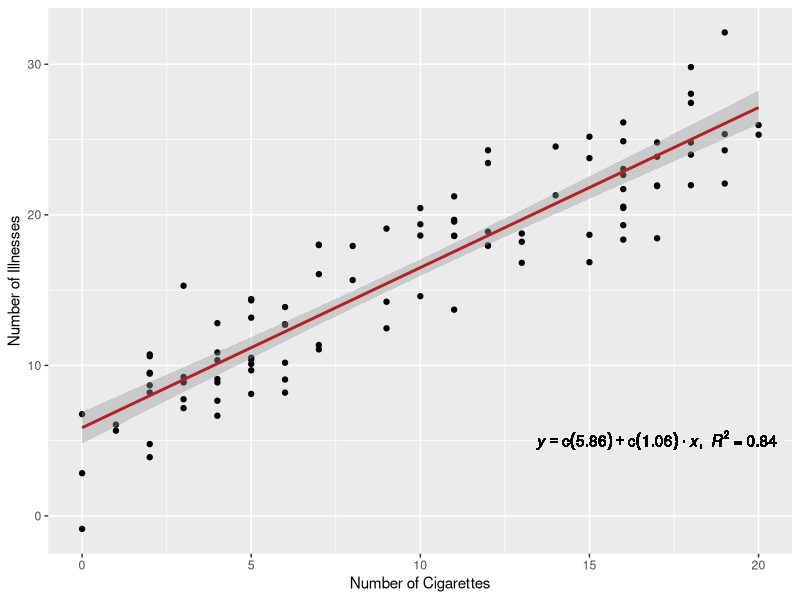
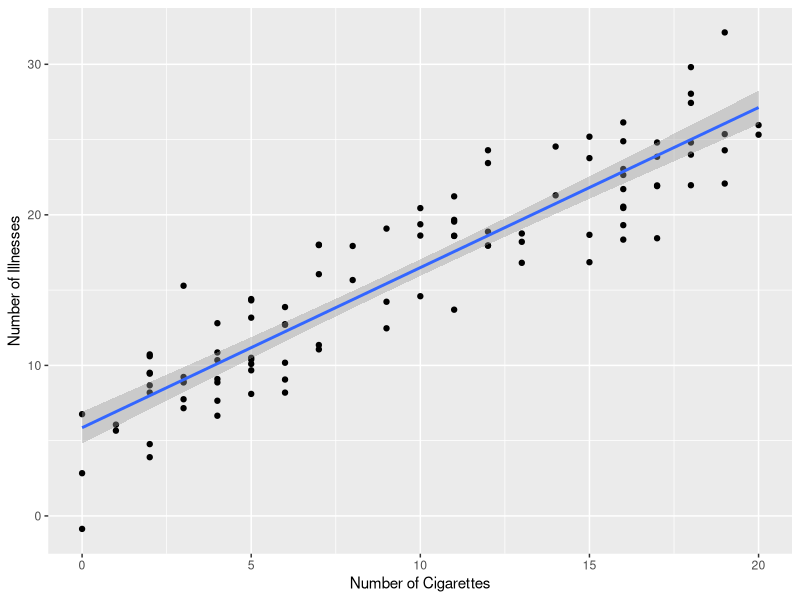
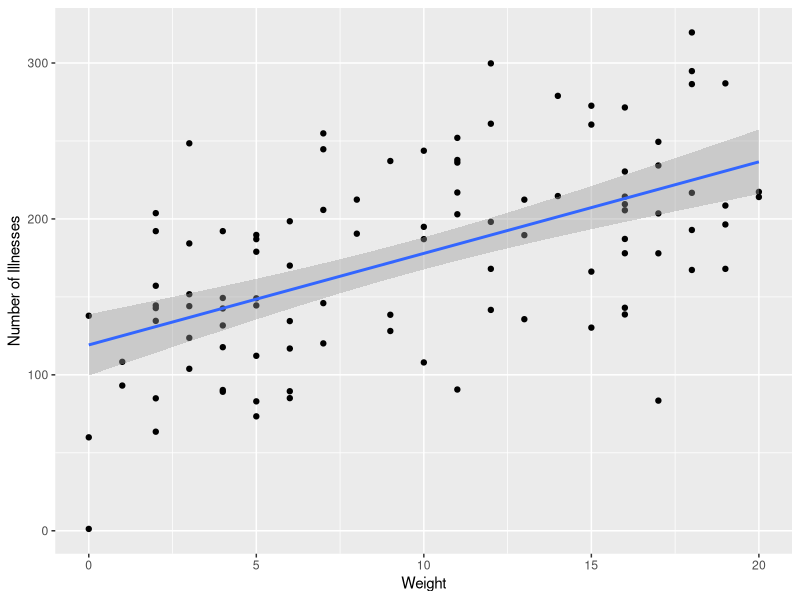
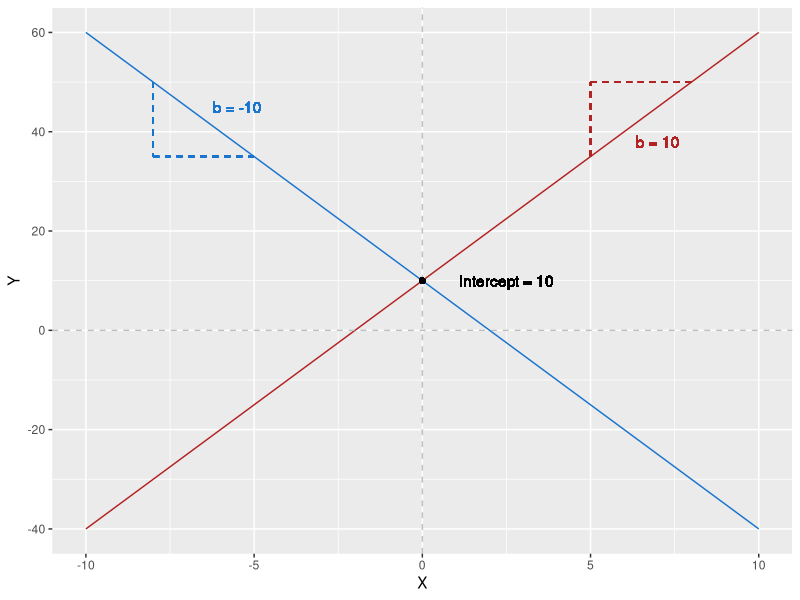
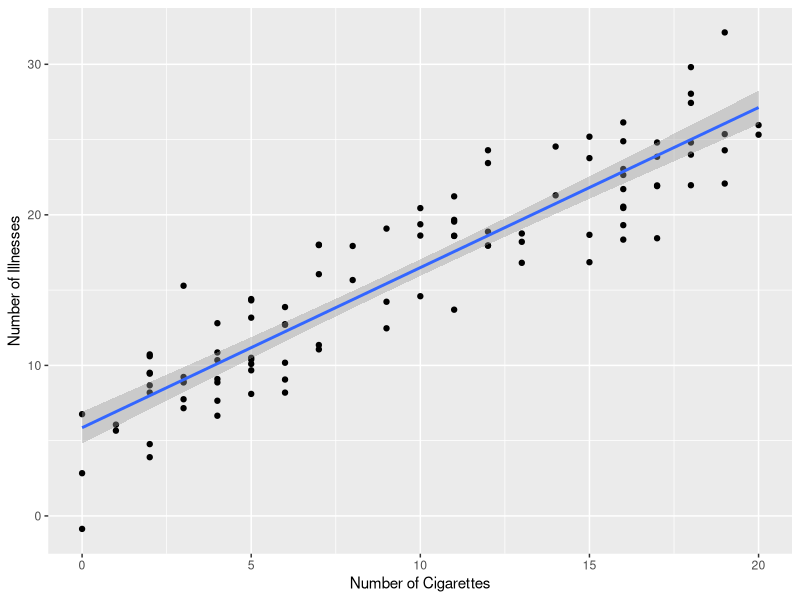
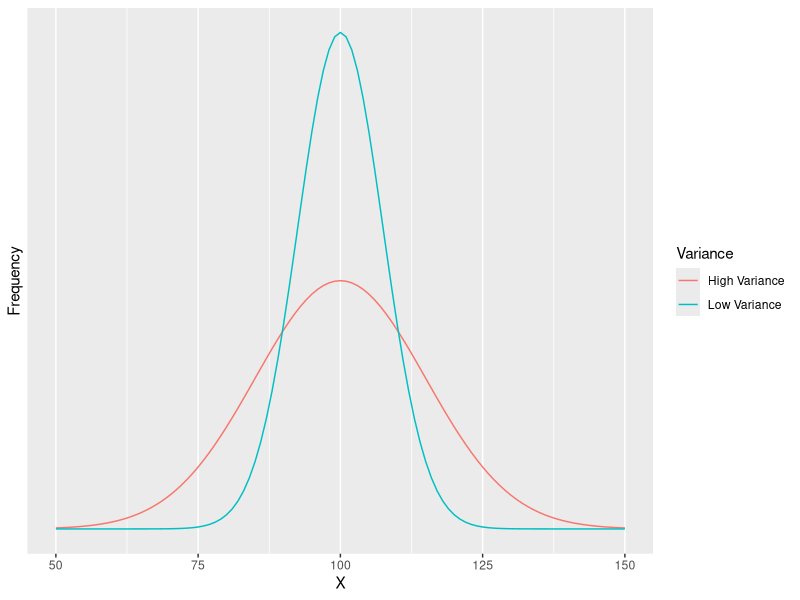
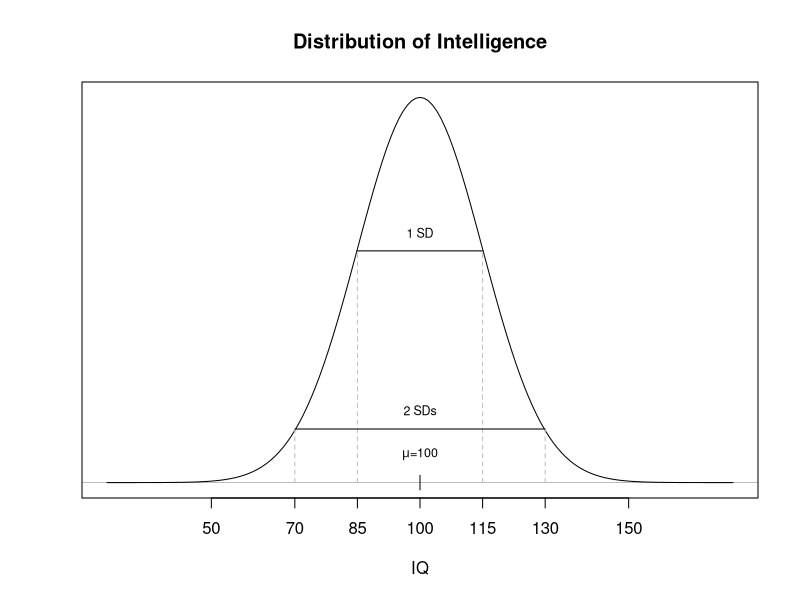
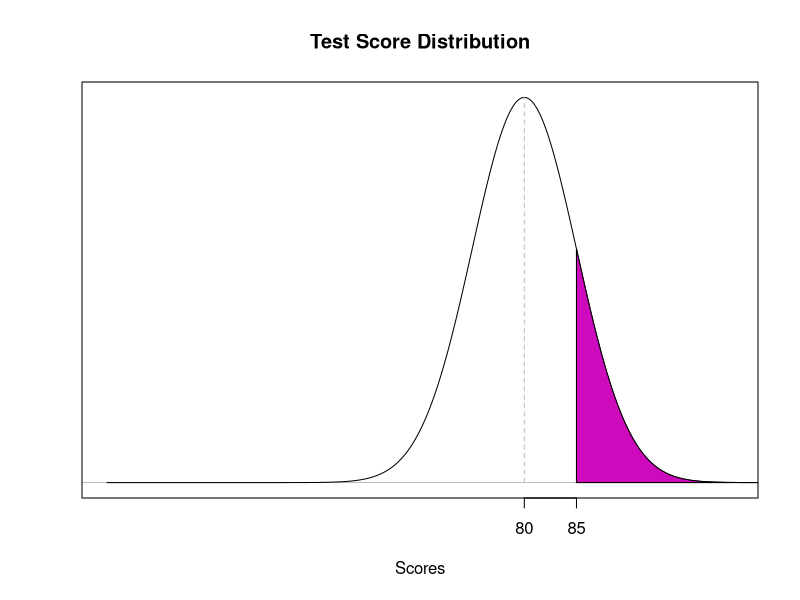

These figures' R source, in order:
## ---- chunk 1
knitr::opts_chunk$set(echo = FALSE, cache = TRUE, fig.align='center')

library(dplyr)
library(ggplot2)
library(tibble)



## ---- chunk 2

set.seed(3)
cigs<-round(runif(100,-.4,20.4))
lbs<-rnorm(100,125+5*cigs+rnorm(100,0,50),25)
ill<-.75*cigs + .05*lbs + rnorm(100,0,1)
df<-data.frame(cigs,lbs,ill)

lm_eqn = function(m) {

  l <- list(a = format(coef(m)[1], digits = 3),
      b = format(abs(coef(m)[2]), digits = 3),
      r2 = format(summary(m)$r.squared, digits = 3))

  if (coef(m)[2] >= 0)  {
    eq <- substitute(italic(y) == a + b %.% italic(x)*","~~italic(R)^2~"="~r2,l)
  } else {
    eq <- substitute(italic(y) == a - b %.% italic(x)*","~~italic(R)^2~"="~r2,l)    
  }

  as.character(as.expression(eq))
  }


ggplot(df, aes(cigs,ill)) + geom_point() +
  geom_smooth(method="lm", color = "firebrick") + 
  geom_text(aes(x = 17, y = 5, label = lm_eqn(lm(ill ~ cigs, df))), parse = TRUE) +
  labs(x="Number of Cigarettes",y="Number of Illnesses")


## ---- chunk 3
ggplot(df, aes(cigs,ill)) + geom_point() +
  geom_smooth(method="lm") + 
  labs(x="Number of Cigarettes",y="Number of Illnesses")
## ---- chunk 4
ggplot(df, aes(cigs,lbs)) + geom_point() +
  geom_smooth(method="lm") + 
  labs(x="Weight",y="Number of Illnesses")
## ---- chunk 5

X<-seq(-10,10,by=.01)
Y<- 10+5*X
y2<- 10 - (5*X)

temp_data <- data_frame(X = X, Y = Y, y2 = y2)

ggplot(temp_data, aes(x = X, y =Y)) + geom_line(color = "firebrick") + geom_line(aes(x = X, y = y2), color = "dodgerblue3") +
  geom_hline(yintercept = 0, color = "gray", linetype = "dashed") +
  geom_vline(xintercept = 0, color = "gray", linetype = "dashed") +
  geom_text(aes(x = 2.5, y = 10, label = "Intercept = 10") ) +
  geom_text(aes(x = 7, y = 38, label = "b = 10"), color = "firebrick" ) +
  geom_text(aes(x = -5.5, y = 45, label = "b = -10"), color = "dodgerblue3" ) +
  geom_point(aes(x = 0, y = 10)) +
  geom_segment(aes(x = -8, y = 50, xend = -8, yend = 35), linetype = "dashed", color = "dodgerblue3") +
  geom_segment(aes(x = -8, y = 35, xend = -5, yend = 35), linetype = "dashed", color = "dodgerblue3") +
  geom_segment(aes(x = 5, y = 35, xend = 5, yend = 50), linetype = "dashed", color = "firebrick") +
  geom_segment(aes(x = 5, y = 50, xend = 8, yend = 50), linetype = "dashed", color = "firebrick") 

## ---- chunk 6
ggplot(df, aes(cigs,ill)) + geom_point() +
  geom_smooth(method="lm") + 
  labs(x="Number of Cigarettes",y="Number of Illnesses")
## ---- chunk 7
mod <- lm(ill ~ cigs, df)
b0 <- round(coef(mod)[1],3)
b1 <- round(coef(mod)[2],3)
## ---- chunk 8
x<-seq(50,150,by=1)
y1<-dnorm(x,100,15)
y2<-dnorm(x,100,7.5)
df2<-data.frame(rep(x,2),c(y1,y2),c(rep("High Variance",length(x)),rep("Low Variance",length(x))))
names(df2)<-c("X","Frequency","Variance")
ggplot(data=df2,aes(x=X,y=Frequency,group=Variance,colour=Variance)) + 
  geom_line() + scale_y_continuous(breaks=NULL)

## ---- chunk 9
x<-25:175
y<-dnorm(25:175,100,15)

plot(x,y,type="l",xlab="IQ",main="Distribution of Intelligence",yaxt="n",xlim=c(25,175),ylab="",
     xaxt="n")
abline(h=0,lwd=".25")
lines(rep(100,2),c(-.0005,.0005))
text(100,.002,expression(mu * "=100"), cex=.75)
lines(c(85,115),c(rep(.016,2)))
lines(c(85,85),c(0,.016),lty=2,col="gray")
lines(c(115,115),c(0,.016),lty=2,col="gray")
text(100,.01725,"1 SD",cex=.75)
lines(c(70,130),c(.0037,.0037))
text(100,.005,"2 SDs",cex=.75)
lines(c(70,70),c(0,.0037),lty=2,col="gray")
lines(c(130,130),c(0,.0037),lty=2,col="gray")
axis(1,at=c(50,70,85,100,115,130,150))
## ---- chunk 10
mu1<-80
sigma1<-5
mu2<-80
sigma2<-8
mu3<-70
sigma3<-8
## ---- chunk 11
x<-seq(40,110,by=.01)
y<-dnorm(x,mu1,sigma1)
plot(x,y,type="l",xlab="Scores",main="Test Score Distribution",yaxt="n",xlim=c(min(x),100),ylab="",
     xaxt="n")
abline(h=0,lwd=".25")
lines(rep(85,2),c(0,dnorm(85,mu1,sigma1)))
lines(rep(mu1,2),c(0,dnorm(mu1,mu1,sigma1)), lty=2, col="gray")
polygon(c(85,seq(85,110,.1),110),c(0,dnorm(seq(85,110,.1),mu1,sigma1),0),col=6)
axis(1,at=c(mu1,85))
## ---- chunk 12
x<-seq(40,110,by=.01)
y<-dnorm(x,mu2,sigma2)
plot(x,y,type="l",xlab="Scores",main="Test Score Distribution",yaxt="n",xlim=c(min(x),100),ylab="",
     xaxt="n")
abline(h=0,lwd=".25")
lines(rep(85,2),c(0,dnorm(85,mu2,sigma2)))
lines(rep(mu2,2),c(0,dnorm(mu2,mu2,sigma2)), lty=2, col="gray")
polygon(c(85,seq(85,110,.1),110),c(0,dnorm(seq(85,110,.1),mu2,sigma2),0),col=6)
axis(1,at=c(mu2,85))
## ---- chunk 13
x<-seq(40,110,by=.01)
y<-dnorm(x,mu3,sigma3)
plot(x,y,type="l",xlab="Scores",main="Test Score Distribution",yaxt="n",xlim=c(min(x),100),ylab="",
     xaxt="n")
abline(h=0,lwd=".25")
lines(rep(85,2),c(0,dnorm(85,mu3,sigma3)))
lines(rep(mu3,2),c(0,dnorm(mu3,mu3,sigma3)), lty=2, col="gray")
polygon(c(85,seq(85,110,.1),110),c(0,dnorm(seq(85,110,.1),mu3,sigma3),0),col=6)
axis(1,at=c(mu3,85))
## ---- chunk 14
x<-seq(40,110,by=.01)
y<-dnorm(x,mu1,sigma1)
plot(x,y,type="l",xlab="Scores",main="Test Score Distribution",yaxt="n",xlim=c(min(x),100),ylab="",
     xaxt="n")
abline(h=0,lwd=".25")
lines(rep(85,2),c(0,dnorm(85,mu1,sigma1)))
lines(rep(mu1,2),c(0,dnorm(mu1,mu1,sigma1)), lty=2, col="gray")
polygon(c(85,seq(85,110,.1),110),c(0,dnorm(seq(85,110,.1),mu1,sigma1),0),col=6)
axis(1,at=c(mu1,85))
legend("topleft",paste("P(x > 85) =",1-round(pnorm(85,mu1,sigma1),4), sep=""),cex=.8)
## ---- chunk 15
x<-seq(40,110,by=.01)
y<-dnorm(x,mu2,sigma2)
plot(x,y,type="l",xlab="Scores",main="Test Score Distribution",yaxt="n",xlim=c(min(x),100),ylab="",
     xaxt="n")
abline(h=0,lwd=".25")
lines(rep(85,2),c(0,dnorm(85,mu2,sigma2)))
lines(rep(mu2,2),c(0,dnorm(mu2,mu2,sigma2)), lty=2, col="gray")
polygon(c(85,seq(85,110,.1),110),c(0,dnorm(seq(85,110,.1),mu2,sigma2),0),col=6)
axis(1,at=c(mu2,85))
legend("topleft",paste("P(x > 85) =",1-round(pnorm(85,mu2,sigma2),4), sep=""),cex=.8)
## ---- chunk 16
x<-seq(40,110,by=.01)
y<-dnorm(x,mu3,sigma3)
plot(x,y,type="l",xlab="Scores",main="Test Score Distribution",yaxt="n",xlim=c(min(x),100),ylab="",
     xaxt="n")
abline(h=0,lwd=".25")
lines(rep(85,2),c(0,dnorm(85,mu3,sigma3)))
lines(rep(mu3,2),c(0,dnorm(mu3,mu3,sigma3)), lty=2, col="gray")
polygon(c(85,seq(85,110,.1),110),c(0,dnorm(seq(85,110,.1),mu3,sigma3),0),col=6)
axis(1,at=c(mu3,85))
legend("topleft",paste("P(x > 85) =",1-round(pnorm(85,mu3,sigma3),4), sep=""),cex=.8,)
## ---- chunk 17
dat<-read.csv("../Data/mtmv_data_10_12.csv")

# Mutations for later analysis
dat <- dat %>% 
  mutate(tempDV = ifelse(is.na(vote_share)==0,vote_share,50.5)) %>%
  mutate(tempIV = rnorm(nrow(dat),scale(tempDV),1)) %>%
  mutate(shape = factor(rank(tempIV,ties.method="random")%/%(ceiling(length(tempIV)/3)+1), levels=c(0:2),labels=c("Square","Circle","Triangle")))

ggplot(data = dat, aes(x = vote_share)) + geom_histogram(fill = "firebrick", color = "black") +
  labs(x = "Republican Vote Share in District", y = "Frequency")

## ---- chunk 18
ggplot(data = dat, aes(x = mshare)) + geom_histogram(fill = "dodgerblue3", color = "black") +
  labs(x = "Republican Tweet Share in District", y = "Frequency")

## ---- chunk 19


ggplot(dat, aes(x = mshare, y = vote_share)) + geom_point() + geom_smooth(method = lm, color = "firebrick")  + 
  geom_text(aes(x = 80, y = 10, label = lm_eqn(lm(vote_share ~ mshare, dat))), parse = TRUE) +
  labs(x = "Republican Tweet Share in District", y = "Republican Vote Share in District")


